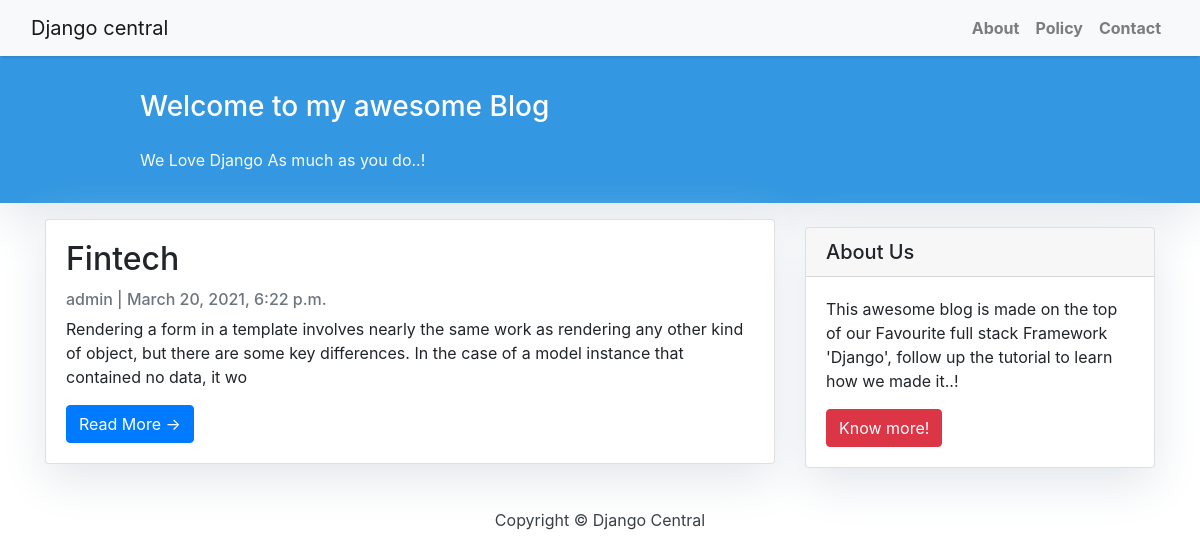
The page / on the database its author committed.
### blog/models.py (models this page shows, shortened)
class Post(models.Model):
    title = models.CharField(max_length=200, unique=True)
    slug = models.SlugField(max_length=200, unique=True)
    author = models.ForeignKey(
        User, on_delete=models.CASCADE, related_name="blog_posts"
    )
    updated_on = models.DateTimeField(auto_now=True)
    content = models.TextField()
    created_on = models.DateTimeField(auto_now_add=True)
    status = models.IntegerField(choices=STATUS, default=0)
    class Meta:
        ordering = ["-created_on"]

### blog/views.py (the view)
# urls.py: path("", views.PostList.as_view(), name="home"),
class PostList(generic.ListView):
    queryset = Post.objects.filter(status=1).order_by("-created_on")
    template_name = "index.html"
    paginate_by = 3

### templates/index.html (shortened to what this page needs)
{% extends "base.html" %}
{% block content %}
<header class="masthead">
  <div class="container">
    <div class="row">
      <div class=" col-md-8 col-md-10 mx-auto">
        <div class="site-heading">
          <h3 class=" site-heading my-4 mt-3 text-white"> Welcome to my awesome Blog </h3>
          <p class="text-light">We Love Django As much as you do..! &nbsp
          </p>
        </div>
      </div>
    </div>
  </div>
</header>
<div class="container">
  <div class="row">
    <div class="col-md-8 mt-3 left">
      {% for post in post_list %}
      <div class="card mb-4">
        <div class="card-body">
          <h2 class="card-title">{{ post.title }}</h2>
          <p class="card-text text-muted h6">{{ post.author }} | {{ post.created_on}}  </p>
          <p class="card-text">{{post.content|safe|slice:":200" }}</p>
          <a href="{% url 'post_detail' post.slug  %}" class="btn btn-primary">Read More &rarr;</a>
        </div>
      </div>
      {% endfor %}
    </div>
    {% block sidebar %}
    {% include 'sidebar.html' %}
    {% endblock sidebar %}
  </div>
</div>
{%endblock%}

### static/css/base.css (style rules this page uses)
body { font-family: "Roboto", sans-serif; font-size: 17px; background-color: #fdfdfd; }
.masthead { background: #3398E1; height: auto; padding-bottom: 15px; box-shadow: 0 16px 48px #E3E7EB; padding-top: 10px; }
.card { box-shadow: 0 16px 48px #E3E7EB; }

### rows shown on the page
Post: title "Fintech", author "admin", created_on "March 20, 2021, 6:22 p.m.", content "Rendering a form in a template involves nearly the same work as rendering any other kind of object, but there are some key differences. In the case of a model instance that contained no data, it wo"
